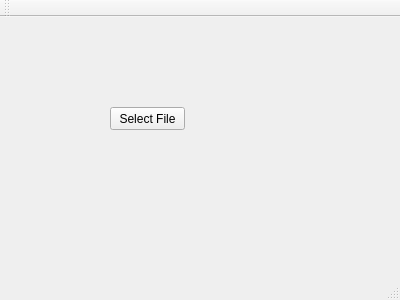
<?xml version="1.0" encoding="UTF-8"?>
<ui version="4.0">
 <class>MainWindow</class>
 <widget class="QMainWindow" name="MainWindow">
  <property name="geometry">
   <rect>
    <x>0</x>
    <y>0</y>
    <width>400</width>
    <height>300</height>
   </rect>
  </property>
  <property name="windowTitle">
   <string>MainWindow</string>
  </property>
  <widget class="QWidget" name="centralWidget">
   <widget class="QPushButton" name="pushButton">
    <property name="geometry">
     <rect>
      <x>110</x>
      <y>90</y>
      <width>75</width>
      <height>23</height>
     </rect>
    </property>
    <property name="text">
     <string>Select File</string>
    </property>
   </widget>
  </widget>
  <widget class="QMenuBar" name="menuBar">
   <property name="geometry">
    <rect>
     <x>0</x>
     <y>0</y>
     <width>400</width>
     <height>23</height>
    </rect>
   </property>
  </widget>
  <widget class="QToolBar" name="mainToolBar">
   <attribute name="toolBarArea">
    <enum>TopToolBarArea</enum>
   </attribute>
   <attribute name="toolBarBreak">
    <bool>false</bool>
   </attribute>
  </widget>
  <widget class="QStatusBar" name="statusBar"/>
 </widget>
 <layoutdefault spacing="6" margin="11"/>
 <resources/>
 <connections/>
</ui>
